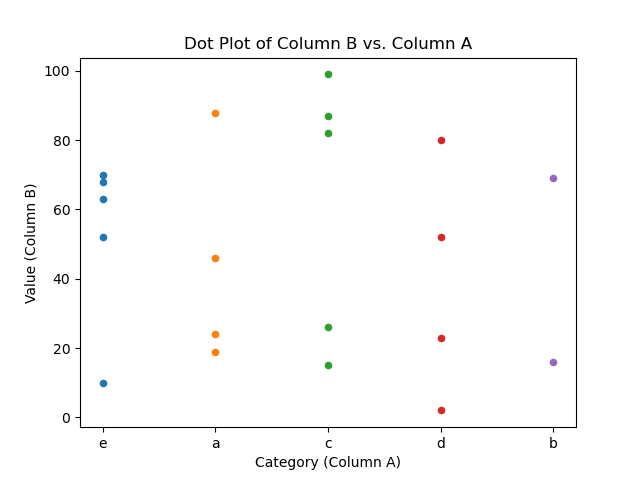

Python code for this plot:
import pandas as pd
import matplotlib.pyplot as plt

# Read data from CSV file
data = pd.read_csv("myfileDotPlot.csv")

# Get categorical and quantitative columns
categorical_column = data["A"]
quantitative_column = data["B"]

# Create figure and axes
fig, ax = plt.subplots()

# Generate dot plot
for category in categorical_column.unique():
    category_data = quantitative_column[categorical_column == category]
    x = [category] * len(category_data)
    ax.scatter(x, category_data, s=20)

# Set labels and title
ax.set_xlabel("Category (Column A)")
ax.set_ylabel("Value (Column B)")
ax.set_title("Dot Plot of Column B vs. Column A")

# Show the plot
plt.show()
